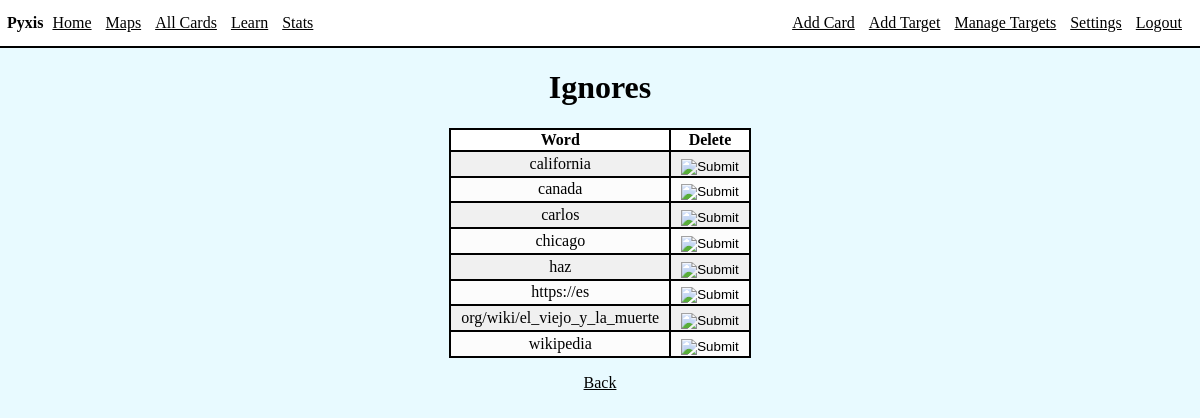
The app's page /ignores (signed in) with its own data.
### app/models.py (models this page shows)
class Ignore(db.Model):
    id = db.Column(db.Integer, index=True, primary_key=True)
    ignWord = db.Column(db.String(20), index=True)
    user_id = db.Column(db.Integer, db.ForeignKey('user.id'))

### app/routes/cards.py (the view)
@bp.route('/ignores', methods=['GET', 'POST'])
@login_required
def ignores():
    ignores = Ignore.query.filter().order_by(Ignore.ignWord)
    return render_template('cards/ignores.html', title='Manage Ignores', ignores=ignores)

### app/models.py (called while the page is built)
@login.user_loader
def load_user(id):
    return User.query.get(int(id))

### app/templates/cards/ignores.html
{% extends 'base.html' %}
{% block content %}
    <div class="int">
        <div class="cent">
        <h1>Ignores</h1>
        <table>
            <thead>
                <th>Word</th>
                <th>Delete</th>
            </thead>
            <tbody>
            {% for ignore in ignores %}
            <tr>
                <td>{{ ignore.ignWord }}</td>
                <td>
                    <form action="{{ url_for('cards.deleteIgnore', ignoreID=ignore.id) }}" method="POST">
                        <input type="image" class="btnimg" src="../static/images/delete.png">
                    </form>
                </td>
            </tr>
            {% endfor %}
            </tbody>
        </table>
        <p><a href="/settings">Back</a></p>
        </div>
    </div>
{% endblock %}

### app/static/style.css (style rules this page uses)
html, body { background-color: rgb(232, 250, 255); margin: 0px; padding: 0px; max-width: 100%; overflow-x: hidden; }
.int { margin: 20px; }
a { color: black; }
table { margin-left: auto; margin-right: auto; border: 2px solid black; text-align: center; border-collapse: collapse; }
thead { background-color: white; }
th, td { border: 2px solid black; padding-left: 10px; padding-right: 10px; }
tbody { background-color: rgb(240, 240, 240); }
tr:nth-child(even) { background-color: rgb(252, 252, 252); }
.btnimg { position: relative; margin-top: 10%; margin-left: auto; }
.cent { width: 100%; margin-left: auto; margin-right: auto; text-align: center; }

### records on screen
Ignore: ignWord "california"
Ignore: ignWord "canada"
Ignore: ignWord "carlos"
Ignore: ignWord "chicago"
Ignore: ignWord "haz"
Ignore: ignWord "https://es"
Ignore: ignWord "org/wiki/el_viejo_y_la_muerte"
Ignore: ignWord "wikipedia"
